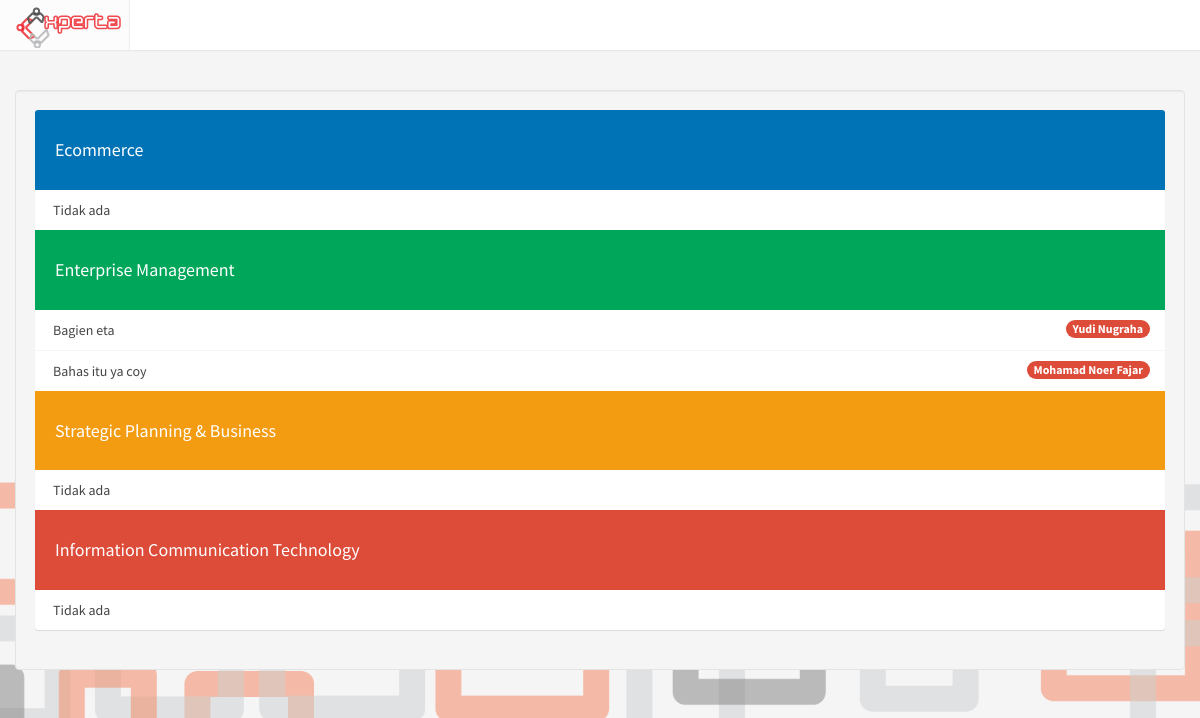
Page /index.php/cop/bp_topic on the earlier database version.
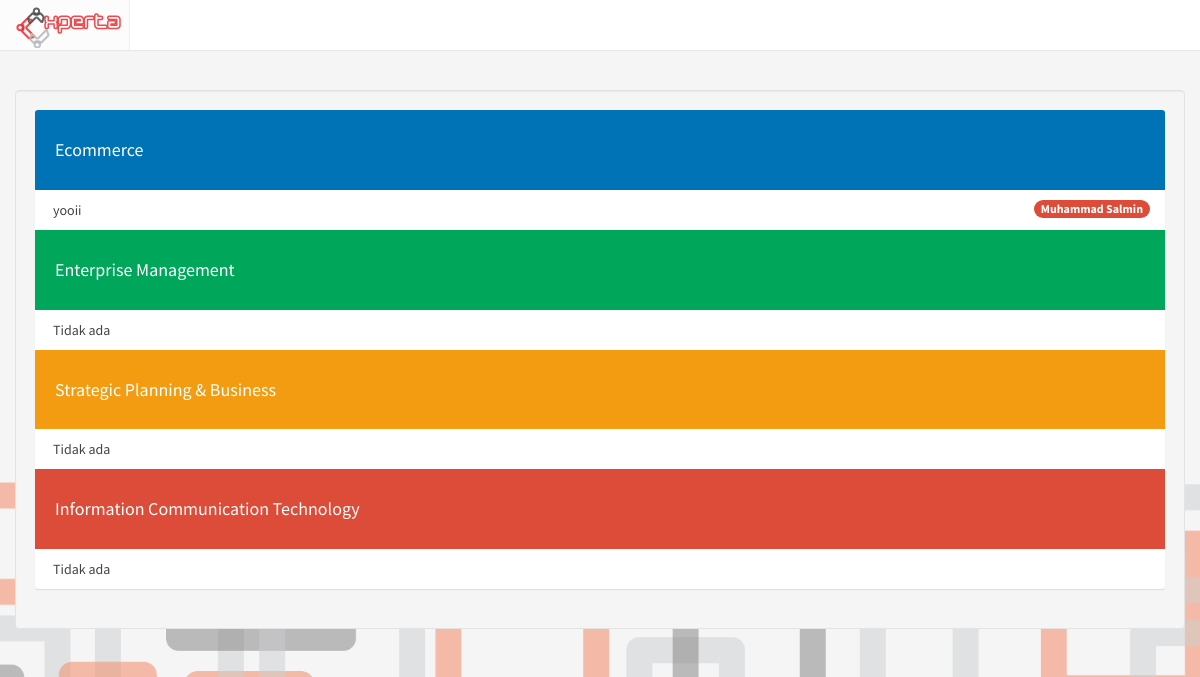
Same page on the later database version.
### tables this page shows
CREATE TABLE `step` (
  `id_step` int(11) NOT NULL,
  `id_user` int(11) NOT NULL,
  `id_scope` int(11) NOT NULL,
  `step` int(11) NOT NULL,
  `keterangan` varchar(500) NOT NULL,
  `id_cop` int(11) NOT NULL,
  `bp_quota` int(11) NOT NULL DEFAULT '1'
);

CREATE TABLE `profile` (
  `id_profile` int(11) NOT NULL,
  `NIK` varchar(50) NOT NULL,
  `id_user` int(11) NOT NULL,
  `fullname` varchar(255) NOT NULL,
  `birthdate` date DEFAULT NULL,
  `gender` enum('M','F') DEFAULT NULL,
  `id_expert` int(11) DEFAULT NULL,
  `pic` varchar(500) DEFAULT 'default.png',
  `updated_at` timestamp NOT NULL DEFAULT CURRENT_TIMESTAMP ON UPDATE CURRENT_TIMESTAMP,
  `login` int(11) NOT NULL DEFAULT '0'
);

### application/controllers/Cop.php (called while the page is built, shortened)
<?php
class Cop extends CI_Controller
{
	function __construct(){
		$this->load->model('Cop_model');
	}
	public function bp_topic(){
		$data['title'] = "Discussion Topic";
		$data['ec'] = $this->Cop_model->bp_topic(1);
		$data['em'] = $this->Cop_model->bp_topic(2);
		$data['spb'] = $this->Cop_model->bp_topic(3);
		$data['ict'] = $this->Cop_model->bp_topic(4);
		$this->load->view('cop/bp_topic', $data);
	}
}

### index.php (called while the page is built, shortened)
<?php
require_once BASEPATH.'core/CodeIgniter.php';

### application/models/Cop_model.php (called while the page is built, shortened)
<?php
	class Cop_model extends CI_Model
	{
		function bp_topic($id_scope=1){
			return $this->db->query("SELECT keterangan, fullname, user.id_user, id_cop
				FROM step, user, profile
				WHERE step.id_scope = '$id_scope'
					AND step.id_user = user.id_user
					AND (step.step = 1 OR step.step = 2)
					AND bp_quota = 1
					AND user.id_user = profile.id_user")->result();
		}
	}

### application/views/cop/bp_topic.php (the view)
<?php include 'application/views/header.php' ?>
<?php
    $judul = array("Ecommerce", "Enterprise Management", "Strategic Planning & Business", "Information Communication Technology");
    $data = array($ec, $em, $spb, $ict);
    $warna = array("bg-blue", "bg-green", "bg-yellow", "bg-red");
    $i = 0;
?>
<div class="container">
	<div class="row isi well">
		<div class="box box-widget widget-user-2">
        <?php foreach ($data as $d): ?>
            <?php
                $j = 0;
                if ($i == 0) {
                    $class = "widget-user-header";
                }else{
                    $class = "widget-user-header2";
                }
            ?>
            <div class=" <?php echo $class.' '.$warna[$i] ?>">
                <h4><?php echo $judul[$i] ?></h4>
            </div>
            <div class="no-padding">
                <ul class="nav nav-stacked">
                    <?php foreach ($d as $ece): ?>
                        <li>
                            <a href="<?php echo site_url('cop/bp_view/'.$ece->id_cop) ?>">
                                <?php echo $ece->keterangan ?> <span class="pull-right badge bg-red"><?php echo $ece->fullname ?></span>
                            </a>
                        </li>
                        <?php $j++; ?>
                    <?php endforeach ?>
                    <?php if ($j == 0): ?>
                        <li><a>Tidak ada</a></li>
                    <?php endif ?>
                </ul>
            </div>
            <?php $i++; ?>
        <?php endforeach ?>
        </div>
	</div>
</div>

Differences in the rows shown:
removed step: keterangan "Bagien eta", profile.fullname "Yudi Nugraha", shown under "Enterprise Management"
removed step: keterangan "Bahas itu ya coy", profile.fullname "Mohamad Noer Fajar", shown under "Enterprise Management"
added step: keterangan "yooii", profile.fullname "Muhammad Salmin", shown under "Ecommerce"
Other differences:
new list line: "Tidak ada"
list line gone: "Tidak ada"
